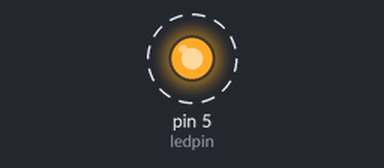
A sketch run on a simulated Arduino Uno, built with avr-gcc and run on an emulated ATmega328P. Shown: output pins drawn as LEDs (lit = HIGH). Dashed ring = blinking.

Above: at 0.5 s.
Timing chart, 0 to 4.6 s (numbered marks = the images above):
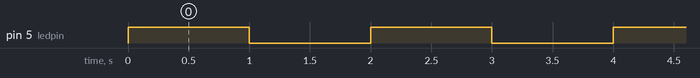

The sketch:

sketch_aug04a.ino
```cpp
const int ledpin = 5;
int ledstate = LOW;
void setup() {
  // put your setup code here, to run once:
  pinMode(ledpin, OUTPUT);

}

void loop() {
  // put your main code here, to run repeatedly:

if (ledstate == LOW) {
  ledstate = HIGH;
} else {
ledstate = LOW;
}

digitalWrite(ledpin, ledstate);
delay(1000); }
```

Measured:
- by itself, pin 5 (ledpin): alternates HIGH for 1.0 s and LOW for 1.0 s
